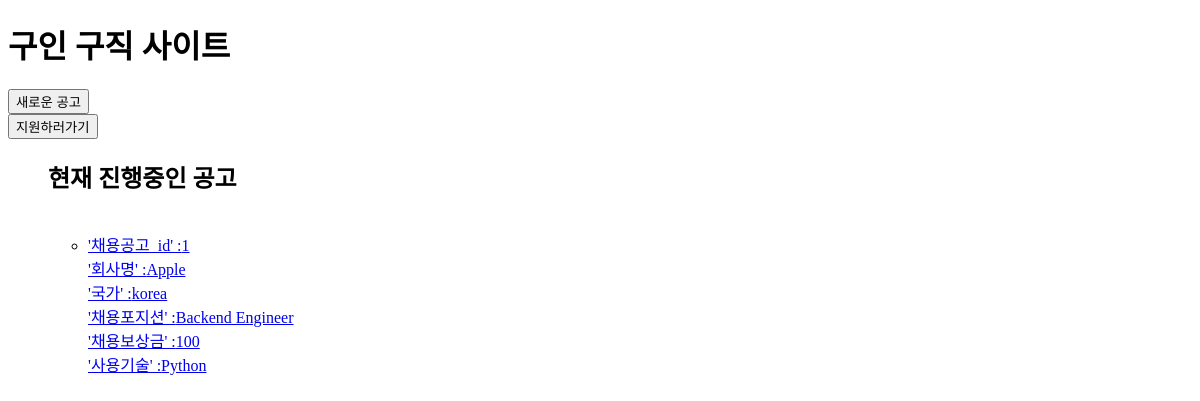
The app's page /, older data.
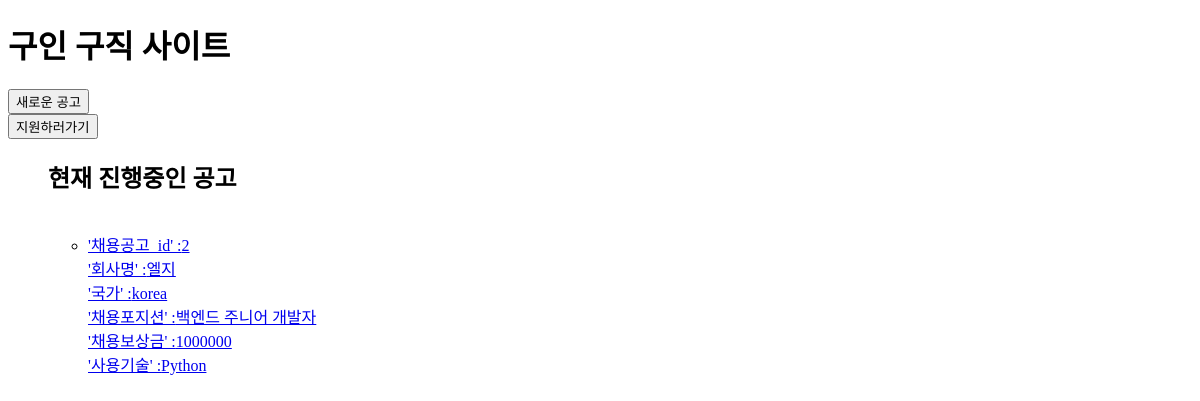
The same page, newer data.
### main/models.py (models this page shows)
class Company(models.Model) :
    id = models.CharField(primary_key=True, max_length=20, default="", blank=True)
    name = models.CharField(max_length=20, default="", blank=True)
    region = models.CharField(max_length=20, default = 'korea', blank=True)
    class Meta :
        db_table = 'companies'

class Post(models.Model) :
    company = models.ForeignKey(Company, on_delete=models.CASCADE, default="")
    position = models.CharField(max_length=20, default="", blank=True)
    reward = models.IntegerField()
    tech = models.CharField(max_length=100, default="", blank=True)
    content = models.TextField()
    class Meta :
        db_table = 'posts'

### main/views.py (the view)
# urls.py: path('', PostView.as_view(), name="PostView"),
class PostView(View) :
    def get(self, request):
        try:
            search = request.GET.get('search', None)
            q = Q()
            if search:
                q &= Q(company__name__icontains=search)
                q &= Q(position__icontains=search)
                q &= Q(content__icontains=search)
                q &= Q(tech__icontains=search)
            results = [{
                'id': post.id,
                'company': post.company.name,
                'region': post.company.region,
                'reward': post.reward,
                'position' : post.position,
                'content': post.content,
                'tech': post.tech,
            } for post in Post.objects.filter(q).distinct()]
            return render(request, "index.html", {'post_list' : results})
        except KeyError:
            return JsonResponse({"message": "Key Error"}, status=400)

### main/templates/index.html (shortened to what this page needs)
<!DOCTYPE html>
<html lang="ko">
<head>
</head>
<body>
    <div data-role="header">
        <h1> 구인 구직 사이트</h1>
    </div>
    <form action="new-post">
        <input type="submit" value="새로운 공고">
    </form>
    <form action="application">
        <input type="submit" value="지원하러가기">
    </form>
    <ul>
        <h2>
            현재 진행중인 공고
        </h2>
        <ul>
            {% for item in post_list %}
            <br>
                <li>
                    <a href="/detail/{{item.id}}/">
                    '채용공고_id' :{{ item.id }} <br>
                    '회사명' :{{ item.company }} <br>
                    '국가' :{{ item.region }}<br>
                    '채용포지션' :{{ item.position }}<br>
                    '채용보상금' :{{ item.reward }}<br>
                    '사용기술' :{{ item.tech }}<br>
                    </a>
                </li>
            {% endfor %}
        </ul>
    </ul>
</body>
</html>

Row changes from the older to the newer data that the page shows:
removed Company: company "Apple", region "korea"
removed Post: position "Backend Engineer", tech "Python"
added Company: company "엘지", region "korea"
added Post: position "백엔드 주니어 개발자", tech "Python"
Text that changed along with them:
new list line: "'채용공고_id' : 2 '회사명' : '국가' : '채용포지션' : '채용보상금' : 1000000 '사용기술' :"
list line gone: "'채용공고_id' : 1 '회사명' : '국가' : '채용포지션' : '채용보상금' : 100 '사용기술' :"
